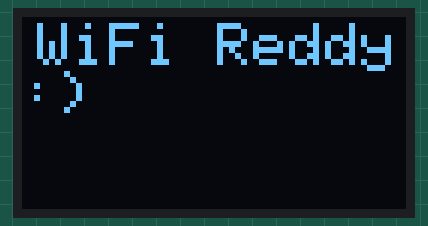
Bench run of a sketch on a simulated ESP8266 (NodeMCU). On the bench: 128×64 one-colour display. WiFi joins after 1.5 s; servers stay silent unless stated; network time is answered at once with the bench clock; the local clock reads 2024-03-15 10:24:30 at power-on unless the sketch sets it; what the sketch prints to the serial monitor is not drawn.

Above: at 1.6 s.
At 3.7 s:
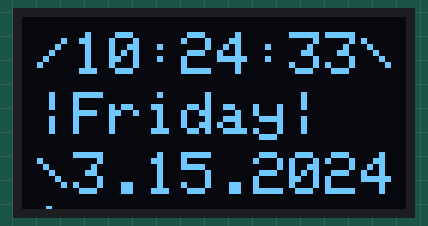
At 7.8 s:
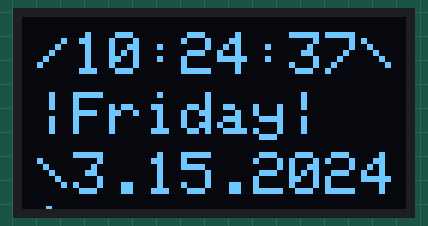
At 11.9 s:
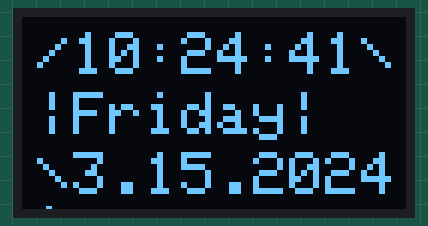
At 21.1 s:
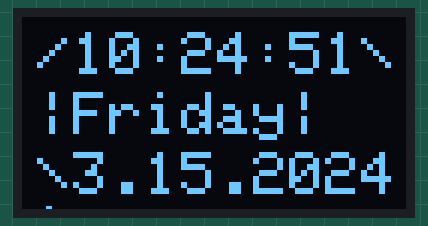
At 38.6 s:
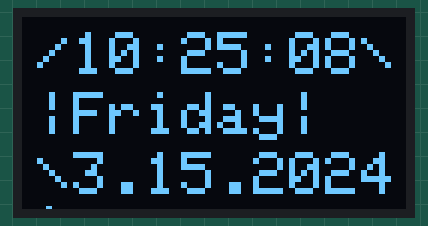

Measured:
- what the display in image 0 shows lasts 2.0 s, from 1.6 s to 3.6 s
- what the display in image 1 shows lasts 1.1 s, from 3.6 s to 4.7 s

The sketch:

OLED_WiFi_Clock-V2.ino
```cpp
#include <NTPClient.h>
#include <ESP8266WiFi.h> // provides ESP8266 specific Wi-Fi routines we are calling to connect to network
#include <WiFiUdp.h> //handles sending and receiving of UDP packages
#include <SPI.h> // SPI for interfacing OLED with NodeMCU
#include <Adafruit_GFX.h>
#include <Adafruit_SSD1306.h>

Adafruit_SSD1306 display(128, 64, &Wire);

const char *ssid     = "BLOK 2 FREE";
const char *password = "";

WiFiUDP ntpUDP;
NTPClient timeClient(ntpUDP, "pool.ntp.org", 10800);
String weekDays[7]={"Sunday", "Monday", "Tuesday", "Wednesday", "Thursday", "Friday", "Saturday"};
String months[12]={"January", "February", "March", "April", "May", "June", "July", "August", "September", "October", "November", "December"};

void setup(){
  Serial.begin(9600);
  WiFi.begin(ssid, password);
  display.begin(SSD1306_SWITCHCAPVCC,0x3C);

  display.clearDisplay();
  display.setTextSize(2); // Draw 2X-scale text
  display.setTextColor(WHITE);
  display.setCursor(5, 2);

  display.print("CONNECTING...");
  display.display();

  while ( WiFi.status() != WL_CONNECTED ) {
    delay(500);
    Serial.print(".");
  }

  display.clearDisplay();
  display.setCursor(5, 2);
  display.print("WiFi Reddy:)");
  display.display();
  delay(2000);

  timeClient.begin();
}

void loop() {
  timeClient.update();

  unsigned long epochTime = timeClient.getEpochTime();          //EpochTime
  String formattedTime = timeClient.getFormattedTime();         //Full Time
  int currentHour = timeClient.getHours();
  int currentMinute = timeClient.getMinutes();
  int currentSecond = timeClient.getSeconds();
  String weekDay = weekDays[timeClient.getDay()];

  //Get a time structure
  struct tm *ptm = gmtime ((time_t *)&epochTime);

  int monthDay = ptm->tm_mday;
  int currentMonth = ptm->tm_mon+1;
  String currentMonthName = months[currentMonth-1];
  int currentYear = ptm->tm_year+1900;

  //Print FULL Date:
  String currentDate = String(currentMonth) + "." + String(monthDay) + "." + String(currentYear);

  display.clearDisplay();
  display.setTextSize(2); // Draw 2X-scale text
  display.setCursor(5, 5);

  display.println("/"+formattedTime+"\\");
  display.setCursor(5, 25);
  display.println("|"+weekDay+"|");
  display.setCursor(5, 45);
  display.println("\\"+currentDate+"/");
  display.display();
  delay(1000);

}
```
